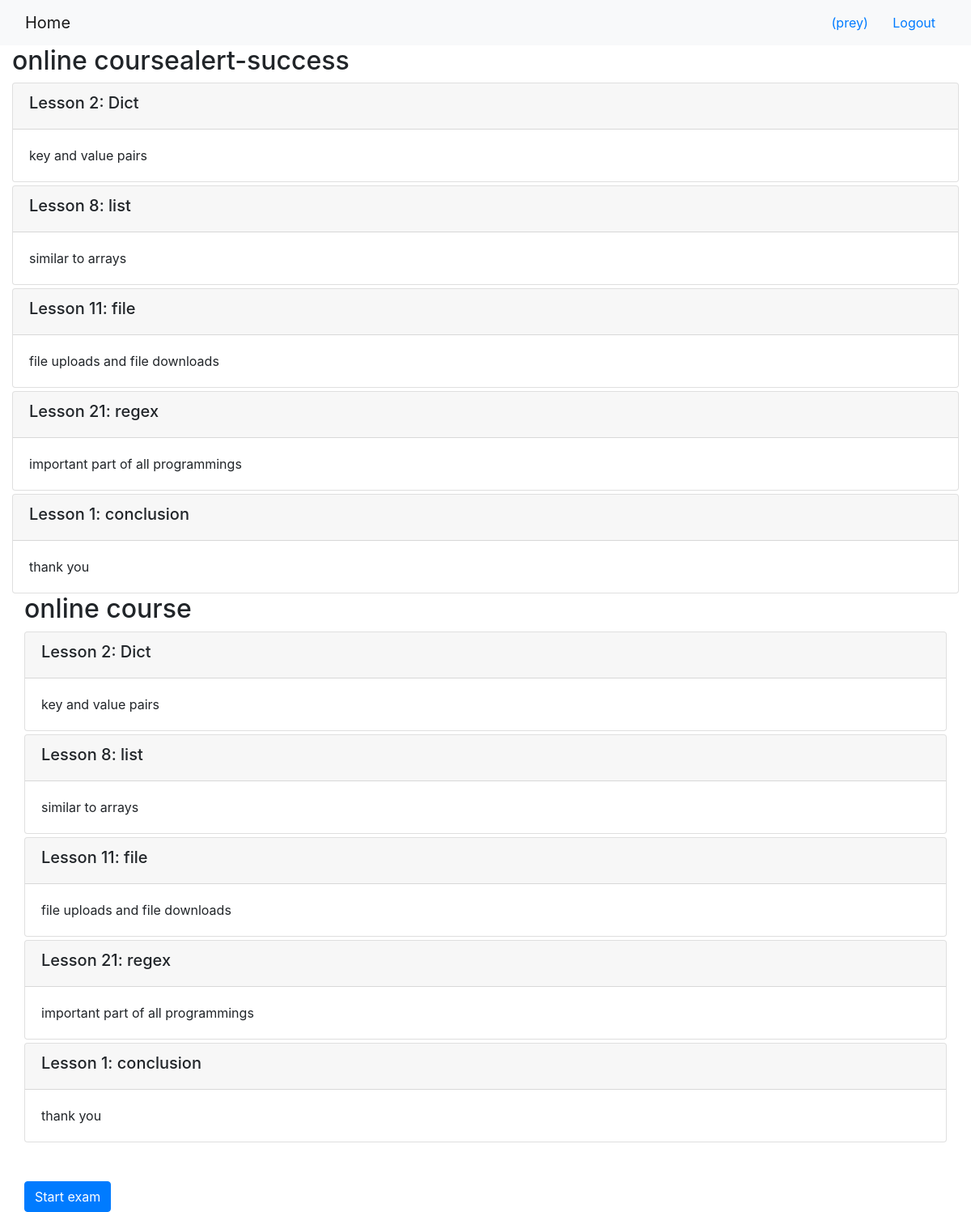
The app's page /onlinecourse/1/ (signed in) with its own data.
### onlinecourse/models.py (models this page shows, shortened)
class Course(models.Model):
    name = models.CharField(null=False, max_length=30, default='online course')
    image = models.ImageField(upload_to='course_images/')
    description = models.CharField(max_length=1000)
    pub_date = models.DateField(null=True)
    instructors = models.ManyToManyField(Instructor)
    users = models.ManyToManyField(settings.AUTH_USER_MODEL, through='Enrollment')
    total_enrollment = models.IntegerField(default=0)
    is_enrolled = False

class Lesson(models.Model):
    title = models.CharField(max_length=200, default="title")
    order = models.IntegerField(default=0)
    course = models.ForeignKey(Course, on_delete=models.CASCADE)
    content = models.TextField()

### onlinecourse/views.py (the view)
# urls.py: path('<int:pk>/', views.CourseDetailView.as_view(), name='course_details'),
class CourseDetailView(generic.DetailView):
    model = Course
    template_name = 'onlinecourse/course_detail_bootstrap.html'

### onlinecourse/templates/onlinecourse/course_detail_bootstrap.html (shortened to what this page needs)
<!DOCTYPE html>
<html lang="en">
<head>
     {% load static %}
    <link rel="stylesheet" href="https://maxcdn.bootstrapcdn.com/bootstrap/4.5.2/css/bootstrap.min.css">
</head>
<body>
    <nav class="navbar navbar-light bg-light">
        <div class="container-fluid">
            <div class="navbar-header">
                  <a class="navbar-brand" href="{% url 'onlinecourse:index' %}">Home</a>
            </div>
            <ul class="nav navbar-nav navbar-right">
                {% if user.is_authenticated %}
                <li>
                    <a class="btn btn-link" href="#">{{ user.first_name }}({{ user.username }})</a>
                    <a class="btn btn-link" href="{% url 'onlinecourse:logout' %}">Logout</a>
                </li>
                {% endif %}
            </ul>
        </div>
    </nav>
    <div class="container-fluid">
            <h2>{{ course.name }}alert-success</h2>
            <div class="card-columns-vertical">
                {% for lesson in course.lesson_set.all %}
                    <div class="card mt-1">
                        <div class="card-header"><h5>Lesson {{lesson.order|add:1}}: {{lesson.title}}</h5></div>
                        <div class="card-body">{{lesson.content}}</div>
                    </div>
                {% endfor %}
            </div>
            <div class="container-fluid">
                <h2>{{ course.name }}</h2>
                <div class="card-columns-vertical">
                    {% for lesson in course.lesson_set.all %}
                        <div class="card mt-1">
                            <div class="card-header"><h5>Lesson {{lesson.order|add:1}}: {{lesson.title}}</h5></div>
                            <div class="card-body">{{lesson.content}}</div>
                        </div>
                    {% endfor %}
                </div>
                <br />
                <br />
                {% if user.is_authenticated %}
                <button class="btn btn-primary" type="button" data-toggle="collapse" data-target="#exam" aria-expanded="false" aria-controls="exam">Start exam</button>
                <br />
                {% endif %}
    </div>
</body>
</html>

### records on screen
Course: name "online course"
Lesson: order|add "2", title "Dict", content "key and value pairs"
Lesson: order|add "8", title "list", content "similar to arrays"
Lesson: order|add "11", title "file", content "file uploads and file downloads"
Lesson: order|add "21", title "regex", content "important part of all programmings"
Lesson: order|add "1", title "conclusion", content "thank you"

### other values on screen
{{ user.username }} "prey"
